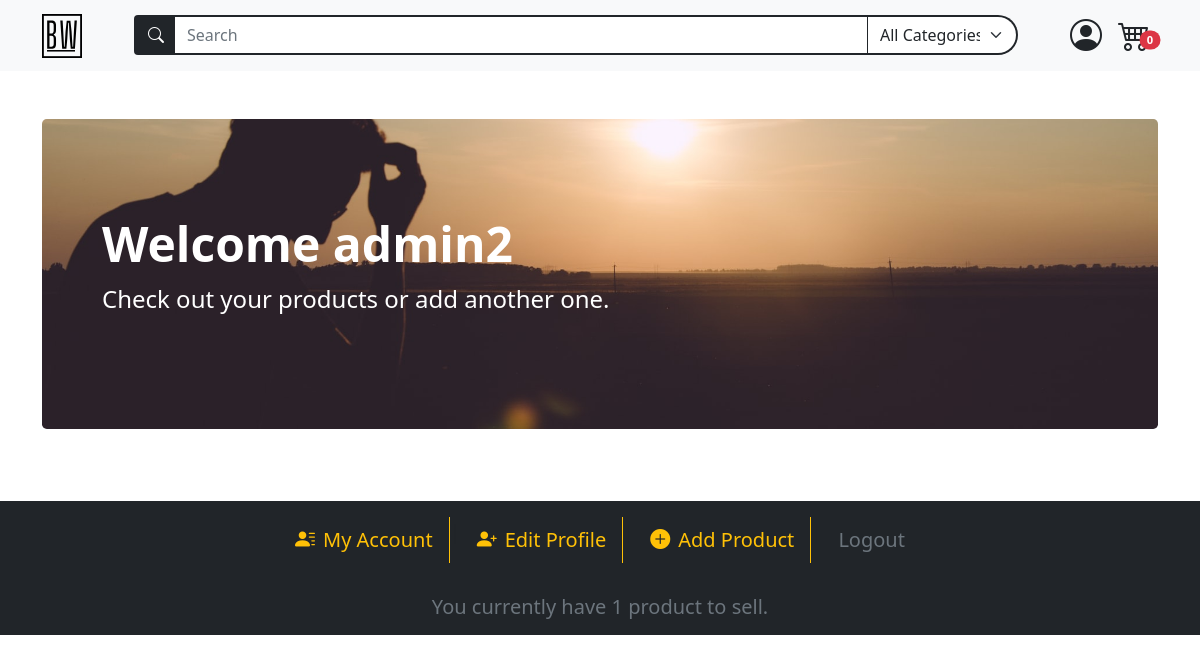
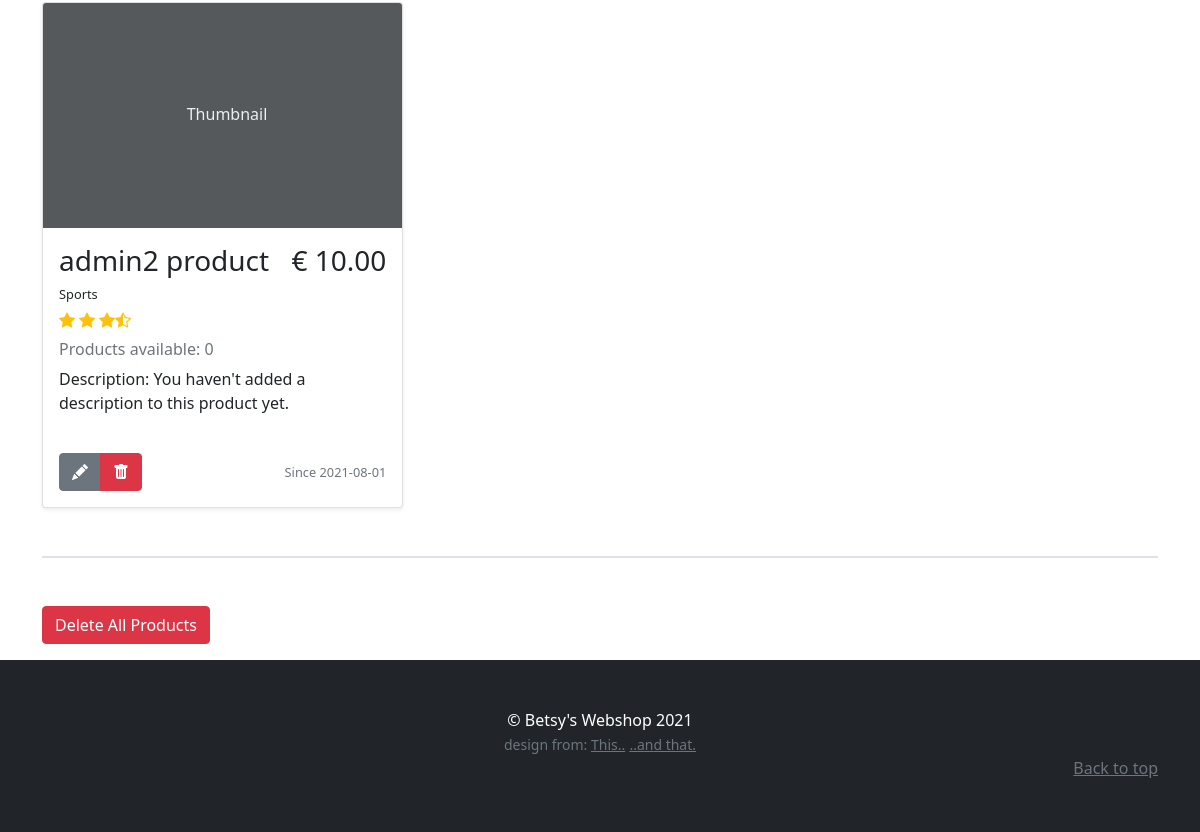
Page /account (signed in) on the earlier database version (2 pictures, top to bottom).
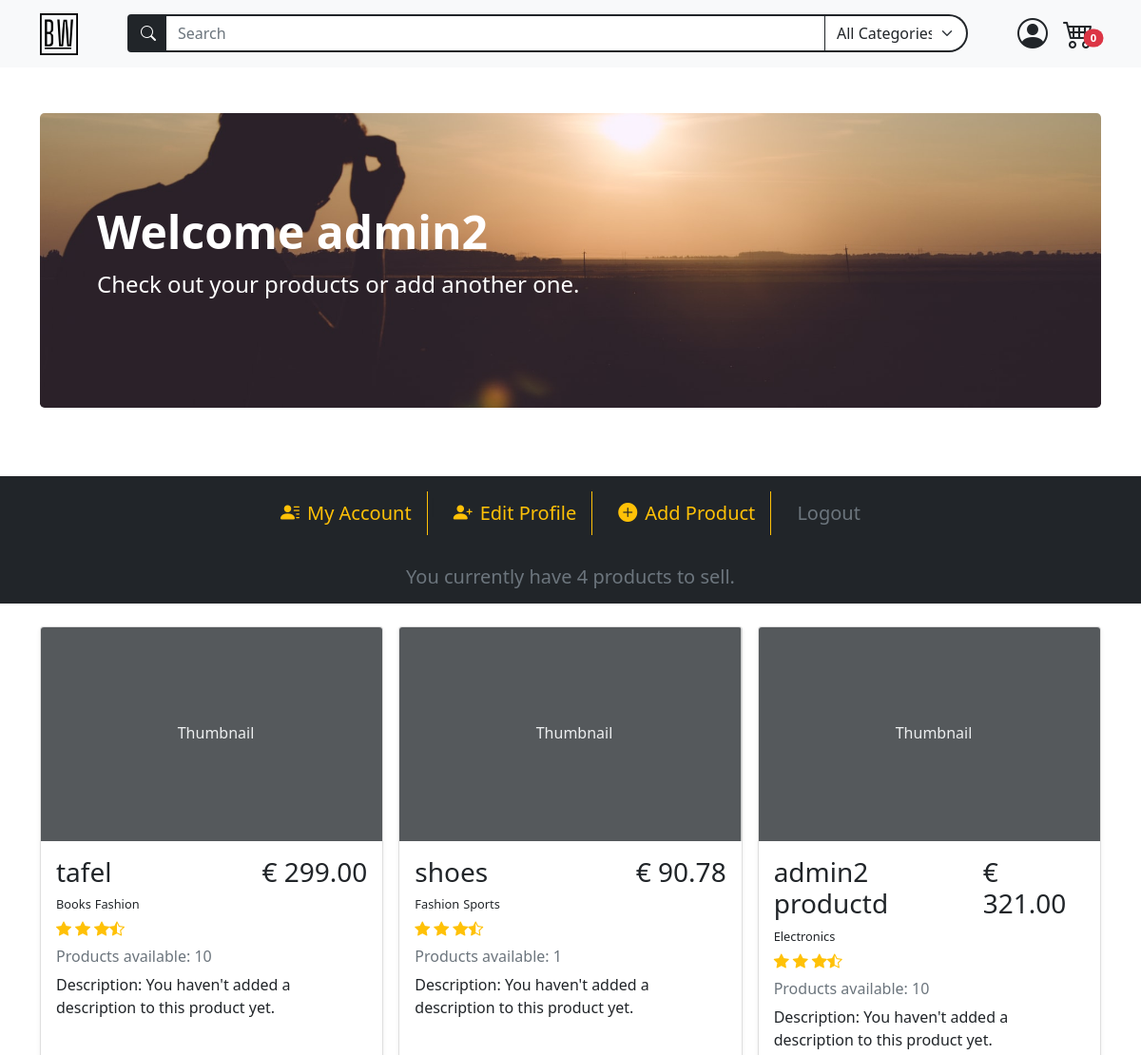
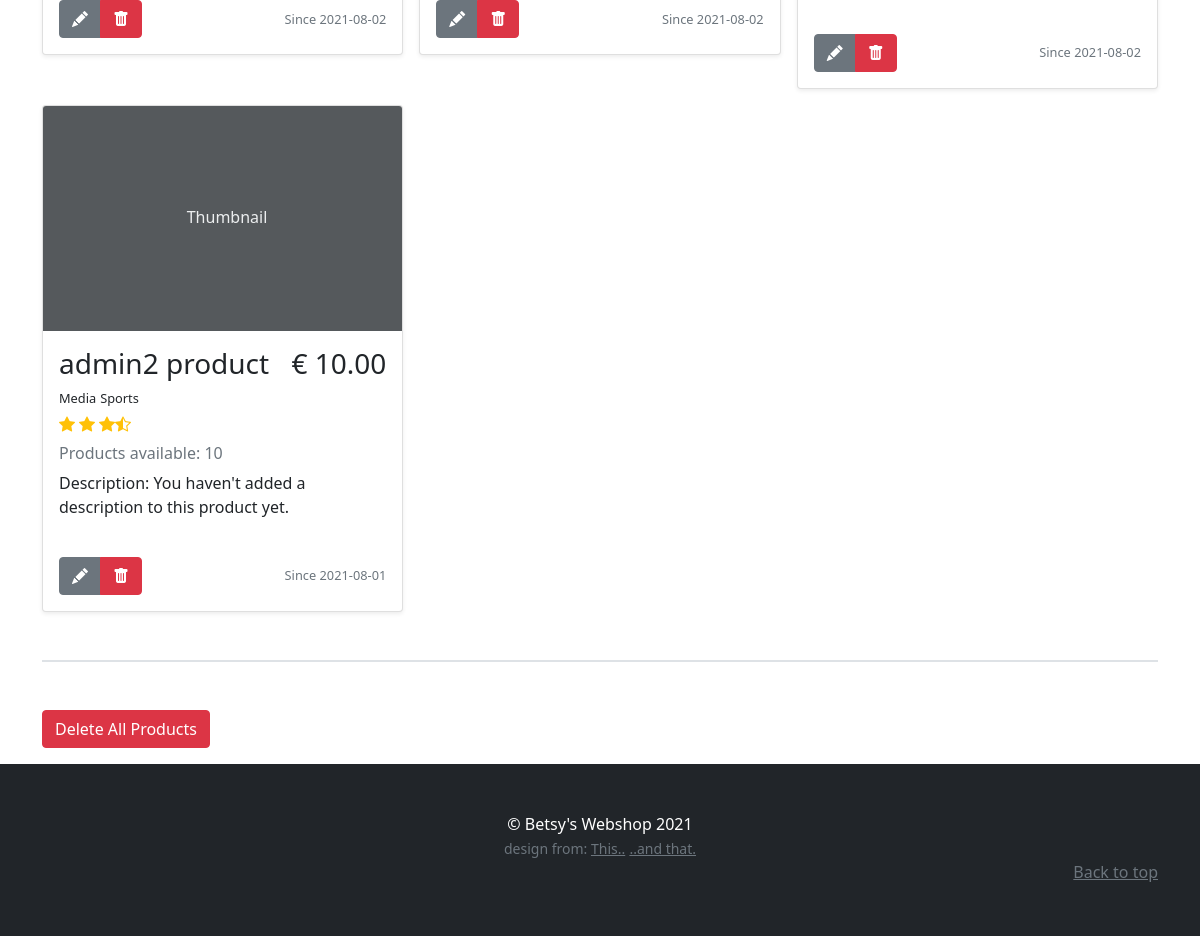
Same page on the later database version (2 pictures, top to bottom).
### models.py (models this page shows)
class BaseModel(db_wrapper.Model):
    class Meta:
        database = db

class User(BaseModel, UserMixin):
    first_name = CharField(index=True, max_length=30, null=True, default="")
    last_name = CharField(max_length=120, null=True, default="")
    address = CharField(max_length=200, null=True, default="")
    city = CharField(max_length=50, null=True, default="")
    country = CharField(max_length=50, null=True)
    cc_number = IntegerField(null=True, default="")
    username = CharField(index=True, max_length=30, unique=True)
    email = CharField(index=True, max_length=50, unique=True)
    password = CharField(max_length=20)

class Product(BaseModel):
    name = CharField(max_length=50)
    description = TextField(null=True)
    price_per_unit = DecimalField(
        constraints=[Check("price_per_unit >= 0")],
        decimal_places=2,
        auto_round=True,
        null=True,
        default=0,
        max_digits=10,
    )
    stock = IntegerField(default=1)
    owner = ForeignKeyField(User, backref="products")
    date_posted = DateTimeField(formats="%Y-%m-%d %H:%M", default=datetime.now())

class ProductTag(BaseModel):
    product = ForeignKeyField(Product, index=True, backref="tags")
    tag = ForeignKeyField(Tag, index=True, backref="products")

class Tag(BaseModel):
    name = CharField(unique=True, max_length=30)

### routes.py (the view)
@app.route("/account", methods=["GET", "POST"])
@login_required
def account():
    update_account_form = UpdateAccountForm(
        prefix="update-account", country=current_user.country
    )
    add_product_form = AddProductForm(prefix="add-product")
    search_form = SearchForm(prefix="search_form")
    search_form.search_tag.choices = get_alpha_tag_names()
    user_products = list_user_products(current_user.id)
    return render_template(
        "account.html",
        add_product_form=add_product_form,
        update_account_form=update_account_form,
        search_form=search_form,
        user_products=user_products,
        all_products=Product.select(),
    )

### forms.py (shortened to what this page needs)
class UpdateAccountForm(FlaskForm):
    first_name = StringField("Name", validators=[DataRequired(), Length(min=2, max=30)])
    last_name = StringField(
        "Surname", validators=[InputRequired(), Length(min=2, max=120)]
    )
    address = StringField(
        "Address", validators=[InputRequired(), Length(min=8, max=200)]
    )
    city = StringField("City", validators=[InputRequired(), Length(min=2, max=50)])
    country = SelectField(
        "Country",
        choices=["...", "Netherlands", "Belgium", "Germany", "France", "Other"],
        validators=[InputRequired()],
    )
    cc_number = IntegerField("Credit Card Number", validators=[InputRequired()])
    username = StringField(
        "Username",
        validators=[InputRequired(), Length(min=5, max=25)],
    )
    email = EmailField(
        "Email", validators=[InputRequired(), Length(min=5, max=50), Email()]
    )
    update = SubmitField("Update")

class AddProductForm(FlaskForm):
    name = StringField("Name", validators=[InputRequired(), Length(max=50)])
    description = TextAreaField("Description", validators=[Length(max=50)])
    price_per_unit = DecimalField("€", places=2, validators=[InputRequired()])
    stock = SelectField(
        "Quantity",
        choices=[num for num in range(1, 11)],
        validators=[InputRequired()],
    )
    tags = MultiCheckboxField("Categories", choices=[(tag, tag) for tag in sorted(tags)])
    add_product = SubmitField("Add")

### main.py (called while the page is built)
def list_user_products(user_id) -> list[Product]:
    user_products = (
        Product.select()
        .join(User)
        .where(Product.owner == user_id)
        .order_by(Product.id.desc())
    )
    return user_products

def get_alpha_tag_names() -> tuple[Tag]:
    tags = Tag.select().order_by(Tag.name)
    tag_list = [(tag.name, tag.name) for tag in tags]
    tag_list.insert(0, ("All", "All Categories"))
    return tag_list

### routes.py (called while the page is built)
@login_manager.user_loader
def load_user(user_id):
    return User.get_by_id(user_id)

### templates/account.html (shortened to what this page needs)
{% extends 'base.html' %}
{% block content %}
{% include 'account_navbar.html' %}
<div class="container mb-3">
  <div class="album mt-4">
    <div class="row row-cols-1 row-cols-md-2 row-cols-lg-3 g-3">
      {% for product in user_products %}
      <div class="col">
        <div class="card shadow-sm">
          <svg
            class="bd-placeholder-img card-img-top"
            width="100%"
            height="225"
            xmlns="http://www.w3.org/2000/svg"
            role="img"
            aria-label="Placeholder: Thumbnail"
            preserveAspectRatio="xMidYMid slice"
            focusable="false"
          >
            <text x="40%" y="50%" fill="#eceeef" dy=".3em">Thumbnail</text>
          </svg>
          <div class="card-body h-100">
            <div class="d-flex justify-content-between">
              <h3>{{ product.name }}</h3>
              <h3>€ {{ "%.2f"|format(product.price_per_unit) }}</h3>
            </div>
            <ul class="d-flex p-0 mb-0">
              {% for producttags in product.tags %}
              <span class="pe-1 fs-small"> {{producttags.tag.name}}</span>
              {% endfor %}
            </ul>
            <div class="d-flex text-warning py-1">
              <i class="bi bi-star-fill"></i>
              <i class="bi bi-star-fill mx-1"></i>
              <i class="bi bi-star-fill"></i>
              <i class="bi bi-star-half"></i>
            </div>
            <h6 class="text-muted my-0 mt-1 mb-2">
              Products available: {{product.stock}}
            </h6>
            <p class="card-text mt-2" style="min-height: 70px">
              Description: {% if product.description %} {{ product.description
              }} {% else %} You haven't added a description to this product yet. {% endif
              %}
            </p>
            <div class="d-flex justify-content-between align-items-center">
              <div class="btn-group">
                <a href="{{url_for('update_product_page', product_id=product.id)}}" class="btn btn-secondary"><i class="bi bi-pencil-fill"></i></a>
                <button
                  type="button"
                  class="btn btn-danger"
                  data-bs-toggle="modal"
                  data-bs-target="#deleteProductModal{{product.id}}"
                >
                  <i class="bi bi-trash-fill"></i>
                 </button>
              </div>
              <div class="text-muted fs-small m-0 p-0">
                <p class="m-0">Since {{product.date_posted[0:10]}}</p>
              </div>
            </div>
          </div>
        </div>
      </div>
      {% endfor%}
    </div>
  </div>
  <div class="border my-5"></div>
  {% if user_products | length  >= 1%}
  <button
  type="button"
  class="btn btn-danger"
  data-bs-toggle="modal"
  data-bs-target="#deleteAllProductsModal"
>
  Delete All Products
 </button>
 {% endif %}
</div>
{% endblock content %}

### templates/base.html (shortened to what this page needs)
<!DOCTYPE html>
<html lang="en" class="h-100">
  <head>
    <link
      href="https://cdn.jsdelivr.net/npm/bootstrap@5.0.2/dist/css/bootstrap.min.css"
      rel="stylesheet"
    />
    <link
      href="{{url_for('static', filename='styles.css')}}"
      rel="stylesheet"
    />
    <link
      href="https://cdn.jsdelivr.net/npm/bootstrap-icons@1.5.0/font/bootstrap-icons.css"
      rel="stylesheet"
    />
  </head>
  <body class="d-flex flex-column h-100">
    <main>
      {% include "navbar.html" %}
       {% block content%} {% endblock content %}
    </main>
    {% include "footer.html" %}
  </body>
</html>

### templates/navbar.html (shortened to what this page needs)
<nav
  class="navbar navbar-expand-md navbar-light bg-light sticky-top"
>
  <div class="container">
    <a class="navbar-brand" href="{{url_for('home') }}"
      ><img
        src="{{url_for('static', filename='assets/brand.svg')}}"
        alt=""
        width="40"
        class="d-inline-block align-text-top"
    /></a>
        {% include "searchbar.html" %}
      <ul class="navbar-nav mb-2 mb-lg-0 ms-lg-4 mx-2">
        {% if current_user.is_authenticated %}
        <li class="nav-item dropdown">
          <div class="profile-icon-container" id="navbarDropdown" data-bs-toggle="dropdown" aria-expanded="false" >
                <i class="bi bi-person-circle mx-3 profile-icon"></i>
          </div>
        </li>
        <li class="d-flex cart-icon position-relative" type="button" data-bs-toggle="offcanvas" data-bs-target="#offcanvasCart" aria-controls="offcanvasCart" >
          <i class="bi bi-cart4" style="font-size: 2rem;"></i>
          <span class="position-absolute bottom-0 start-100 translate-middle badge rounded-pill bg-danger" style="font-size: .7rem;">{{session['cart'] | length}}</span>
        </li>
        {% endif %}
      </ul>
    </div>
</nav>

### templates/searchbar.html (shortened to what this page needs)
<form action="{{url_for('search')}}" method="POST" class="container ms-4">
  <div class="input-group">
    <span
      class="input-group-text bg-dark border border-2 border-dark border-end-0"
      id="searchIconBackground"
    >
      <i class="bi bi-search" style="color: white">
      </i>
    </span>
    {{search_form.search_term(class="position-relative form-control rounded-0
    btn-dark bg-white text-dark border-2 border-start-0",
    placeholder="Search")}}
    {{search_form.search_tag(id="categorySelect", class="form-select rounded-0
    border-end-3 btn-light bg-white text-dark border border-dark border-2
    border-start-0", style="max-width:150px")}}
  </div>
</form>

### templates/account_navbar.html (shortened to what this page needs)
<div class="container py-5">
  <div class="p-5 mb-4 bg-dark rounded-3 account-banner banner">
    <div class="container-fluid py-5">
      <h1 class="display-5 fw-bold text-white">
        Welcome {{ current_user.first_name }}
      </h1>
      <p class="col-md-8 fs-4 text-white">
        Check out your products or add another one.
      </p>
    </div>
  </div>
</div>
<ul class="nav justify-content-center bg-dark py-3 fs-5">
  <li class="nav-item d-flex align-items-center">
    <a
      class="nav-link text-warning"
      href="{{url_for('account')}}"
      role="button"
    >
      <span><i class="bi bi-person-lines-fill pe-2"></i>My Account</span>
    </a>
  </li>
  <div class="border-start border-warning">|</div>
  <li class="nav-item d-flex align-items-center">
    <a
      id="collapseAccountBtn"
      class="nav-link text-warning"
      data-bs-toggle="collapse"
      href="#collapseAccountForm"
      role="button"
      aria-expanded="false"
      aria-controls="collapseAccountForm"
    >
      <span
        ><i class="bi bi-person-plus-fill text-warning pe-2"></i>Edit
        Profile</span
      >
    </a>
  </li>
  <div class="border-start border-warning">|</div>
  <li class="nav-item">
    <a
      id="collapseProductFormBtn"
      class="nav-link text-warning"
      data-bs-toggle="collapse"
      href="#collapseProductForm"
      role="button"
      aria-expanded="false"
      aria-controls="collapseProductForm"
      ><span><i class="bi bi-plus-circle-fill pe-2"></i>Add Product</span></a
    >
  </li>
  <div class="border-start border-warning">|</div>
  <li class="nav-item">
    <a class="nav-link text-muted" href="#" tabindex="-1" aria-disabled="true"
      >Logout</a
    >
  </li>
</ul>
<h1 class="text-center fs-5 bg-dark text-secondary py-3">
  {% if user_products|length == 1 %} You currently have {{ user_products|length
  }} product to sell. {% else %} You currently have {{ user_products|length }}
  products to sell. {% endif %}
</h1>

### templates/footer.html
<footer class="py-5 bg-dark footer mt-auto">
  <div class="container text-center">
    <p class="m-0 text-white">&copy; Betsy's Webshop 2021</p>
    <small class="text-muted">design from: </small>
    <small class="text-muted"
      ><a
        class="text-muted"
        href="https://startbootstrap.com/template/shop-homepage"
        >This..</a
      ></small
    >
    <small class="text-muted"
      ><a class="text-muted" href="https://getbootstrap.com/docs/5.0/examples/"
        >..and that.</a
      ></small
    >
    <p class="mb-1 text-end">
      <a href="#" class="text-muted">Back to top</a>
    </p>
  </div>
</footer>

### static/styles.css (style rules this page uses)
.profile-icon-container { transition: 0.2s transform ease-in; }
.profile-icon { font-size: 2rem; }
.cart-icon { transition: 0.2s transform ease-in; }
#categorySelect { border-top-right-radius: 25px !important ; border-bottom-right-radius: 25px !important ; }
.banner { background-repeat: no-repeat; background-size: cover; }
.account-banner { background-image: url("../static/assets/account.jpg"); background-position: center center; }
.fs-small { font-size: 0.8rem; }

Differences in the rows shown:
added Product: name "tafel", price_per_unit "299.00", stock "10", shows "You haven't added a description to this product yet.", date_posted "2021-08-02"
added ProductTag: tag.name "Books", shown under "tafel"
added ProductTag: tag.name "Fashion", shown under "tafel"
added Product: name "shoes", price_per_unit "90.78", stock "1", shows "You haven't added a description to this product yet.", date_posted "2021-08-02"
added ProductTag: tag.name "Fashion", shown under "shoes"
added ProductTag: tag.name "Sports", shown under "shoes"
added Product: name "admin2 productd", price_per_unit "321.00", stock "10", shows "You haven't added a description to this product yet.", date_posted "2021-08-02"
added ProductTag: tag.name "Electronics", shown under "admin2 productd"
changed Product "admin2 product": stock "0" → "10"
added ProductTag: tag.name "Media", shown under Product "admin2 product"
Other differences:
{{ user_products|length }}: (not shown) → "4"
{{ user_products|length }}: "1" → (not shown)
text no longer shown: "product to sell."
text now shown: "products to sell."
